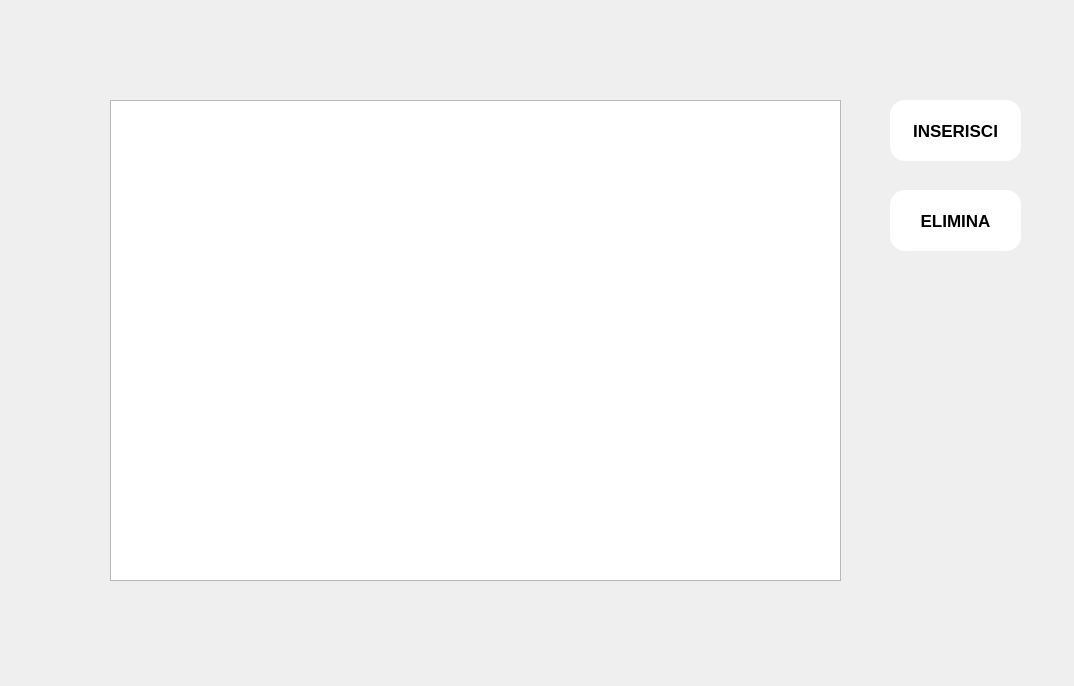
<?xml version="1.0" encoding="UTF-8"?>
<ui version="4.0">
 <class>Form</class>
 <widget class="QWidget" name="Form">
  <property name="geometry">
   <rect>
    <x>0</x>
    <y>0</y>
    <width>1074</width>
    <height>686</height>
   </rect>
  </property>
  <property name="minimumSize">
   <size>
    <width>1074</width>
    <height>686</height>
   </size>
  </property>
  <property name="maximumSize">
   <size>
    <width>1074</width>
    <height>686</height>
   </size>
  </property>
  <property name="windowTitle">
   <string>Gestione Ricevute</string>
  </property>
  <widget class="QLabel" name="label">
   <property name="geometry">
    <rect>
     <x>0</x>
     <y>0</y>
     <width>1074</width>
     <height>686</height>
    </rect>
   </property>
   <property name="text">
    <string/>
   </property>
   <property name="pixmap">
    <pixmap>GestisciRicevute.png</pixmap>
   </property>
  </widget>
  <widget class="QPushButton" name="button_inserisci">
   <property name="geometry">
    <rect>
     <x>890</x>
     <y>100</y>
     <width>131</width>
     <height>61</height>
    </rect>
   </property>
   <property name="font">
    <font>
     <family>Arial</family>
     <pointsize>13</pointsize>
     <bold>true</bold>
    </font>
   </property>
   <property name="styleSheet">
    <string notr="true">color: black;
background-color: white;
border-radius: 15px;</string>
   </property>
   <property name="text">
    <string>INSERISCI</string>
   </property>
  </widget>
  <widget class="QPushButton" name="button_elimina">
   <property name="geometry">
    <rect>
     <x>890</x>
     <y>190</y>
     <width>131</width>
     <height>61</height>
    </rect>
   </property>
   <property name="font">
    <font>
     <family>Arial</family>
     <pointsize>13</pointsize>
     <bold>true</bold>
    </font>
   </property>
   <property name="styleSheet">
    <string notr="true">color: black;
background-color: white;
border-radius: 15px;</string>
   </property>
   <property name="text">
    <string>ELIMINA</string>
   </property>
  </widget>
  <widget class="QWidget" name="verticalLayoutWidget">
   <property name="geometry">
    <rect>
     <x>110</x>
     <y>100</y>
     <width>731</width>
     <height>481</height>
    </rect>
   </property>
   <layout class="QVBoxLayout" name="verticalLayout">
    <item>
     <widget class="QListView" name="list_view">
      <property name="font">
       <font>
        <family>Arial</family>
       </font>
      </property>
     </widget>
    </item>
   </layout>
  </widget>
 </widget>
 <resources>
  <include location="GestisciRicevute.qrc"/>
 </resources>
 <connections/>
</ui>
